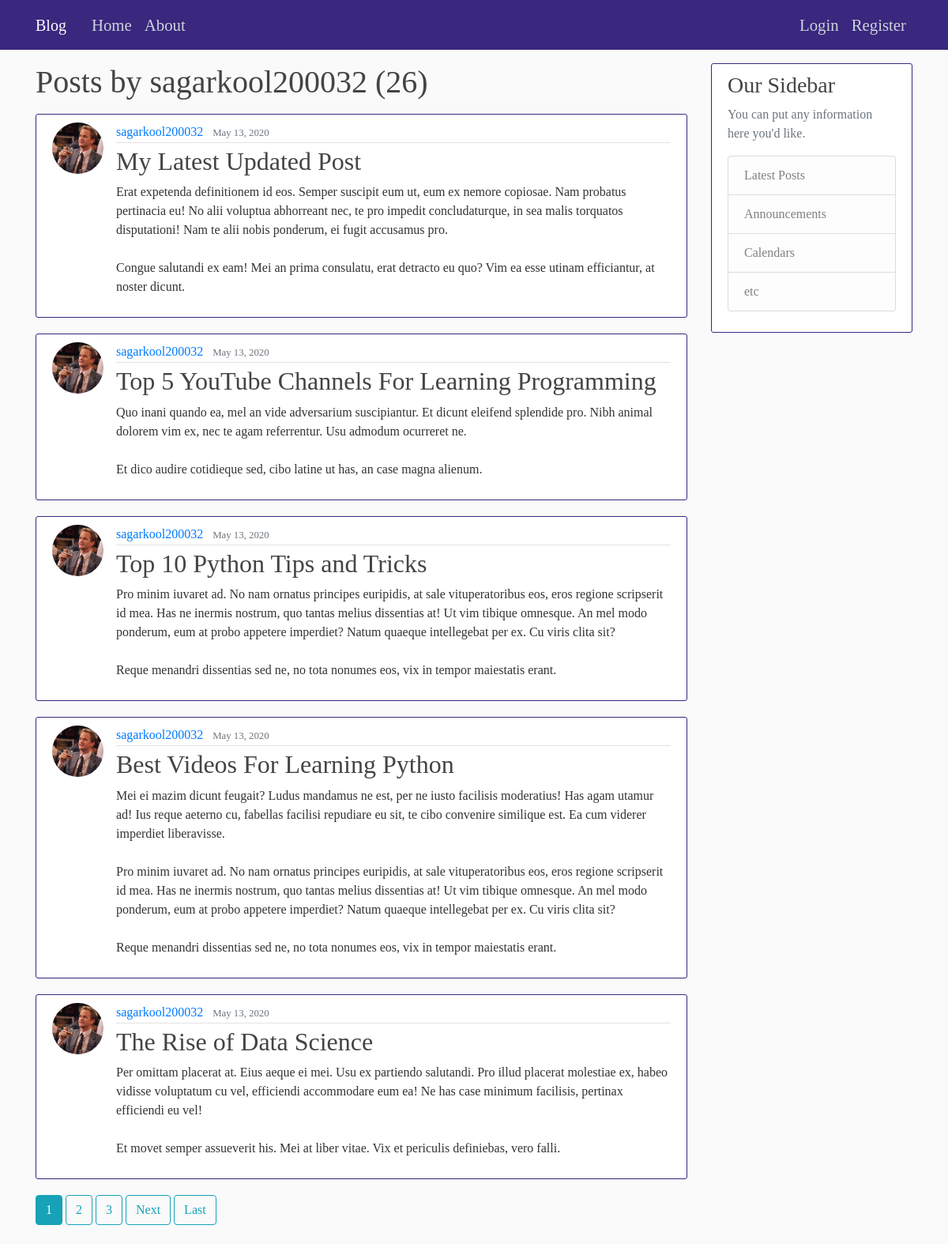
The page /user/sagarkool200032 on the database its author committed.
### blog/models.py (models this page shows, shortened)
class Post(models.Model):
    title = models.CharField(max_length=100)
    content = models.TextField()
    date_posted = models.DateTimeField(default=timezone.now)
    author = models.ForeignKey(User, on_delete=models.CASCADE)

### users/models.py (models this page shows, shortened)
class Profile(models.Model):
    user = models.OneToOneField(User, on_delete=models.CASCADE)
    image = models.ImageField(default='profile_pics/default.jpg', upload_to='profile_pics')

### blog/views.py (the view)
# urls.py: path('user/<str:username>', views.UserPostListView.as_view(), name='user-posts'),
class UserPostListView(ListView):
    model = Post
    template_name = 'blog/user_posts.html'  # <app>/<model>_<viewtype>.html
    context_object_name = 'posts'
    paginate_by = 5
    def get_queryset(self):
        user = get_object_or_404(User, username=self.kwargs.get('username'))
        return Post.objects.filter(author=user).order_by('-date_posted')

### blog/templates/blog/user_posts.html (shortened to what this page needs)
{% extends "blog/base.html" %}
{% block content %}
    <h1 class="mb-3">Posts by {{ view.kwargs.username }} ({{ page_obj.paginator.count }})</h1>
    {% for post in posts %}
        <article class="media content-section">
          <img class="rounded-circle article-img" src="{{ post.author.profile.image.url }}">
          <div class="media-body">
            <div class="article-metadata">
              <a class="mr-2" href="{% url 'user-posts' post.author.username %}">{{ post.author }}</a>
              <small class="text-muted">{{ post.date_posted|date:"F d, Y" }}</small>
            </div>
            <h2><a class="article-title" href="{% url 'post-detail' post.id %}">{{ post.title }}</a></h2>
            <p class="article-content">{{ post.content }}</p>
          </div>
        </article>
    {% endfor %}
    {% if is_paginated %}
      {% for num in page_obj.paginator.page_range %}
        {% if page_obj.number == num %}
          <a class="btn btn-info mb-4" href="?page={{ num }}">{{ num }}</a>
        {% elif num > page_obj.number|add:'-3' and num < page_obj.number|add:'3' %}
          <a class="btn btn-outline-info mb-4" href="?page={{ num }}">{{ num }}</a>
        {% endif %}
      {% endfor %}
      {% if page_obj.has_next %}
        <a class="btn btn-outline-info mb-4" href="?page={{ page_obj.next_page_number }}">Next</a>
        <a class="btn btn-outline-info mb-4" href="?page={{ page_obj.paginator.num_pages }}">Last</a>
      {% endif %}
    {% endif %}
{% endblock content %}

### blog/static/blog/css/main.css (style rules this page uses)
body { background: #fafafa; color: #333333; margin-top: 5rem; font-family: 'EB Garamond', serif; }
h1, h2, h3, h4, h5, h6 { color: #444444; }
.content-section { background: #ffffff; padding: 10px 20px; border: 1px solid #3a277e; border-radius: 3px; margin-bottom: 20px; }
.article-title { color: #444444; }
.article-content { white-space: pre-line; }
.article-img { height: 65px; width: 65px; margin-right: 16px; }
.article-metadata { padding-bottom: 1px; margin-bottom: 4px; border-bottom: 1px solid #e3e3e3 }

### rows shown on the page
Post: author.profile.image (picture), author "sagarkool200032", date_posted "May 13, 2020", title "My Latest Updated Post", content "Erat expetenda definitionem id eos. Semper suscipit eum ut, eum ex nemore copiosae. Nam probatus pertinacia eu! No alii voluptua abhorreant nec, te pro impedit concludaturque, in sea malis torquatos disputationi! Nam te alii nobis ponderum, ei fugit accusamus pro. Congue salutandi ex eam! Mei an prima consulatu, erat detracto eu quo? Vim ea esse utinam efficiantur, at noster dicunt."
Post: author.profile.image (picture), author "sagarkool200032", date_posted "May 13, 2020", title "Top 5 YouTube Channels For Learning Programming", content "Quo inani quando ea, mel an vide adversarium suscipiantur. Et dicunt eleifend splendide pro. Nibh animal dolorem vim ex, nec te agam referrentur. Usu admodum ocurreret ne. Et dico audire cotidieque sed, cibo latine ut has, an case magna alienum."
Post: author.profile.image (picture), author "sagarkool200032", date_posted "May 13, 2020", title "Top 10 Python Tips and Tricks", content "Pro minim iuvaret ad. No nam ornatus principes euripidis, at sale vituperatoribus eos, eros regione scripserit id mea. Has ne inermis nostrum, quo tantas melius dissentias at! Ut vim tibique omnesque. An mel modo ponderum, eum at probo appetere imperdiet? Natum quaeque intellegebat per ex. Cu viris clita sit? Reque menandri dissentias sed ne, no tota nonumes eos, vix in tempor maiestatis erant."
Post: author.profile.image (picture), author "sagarkool200032", date_posted "May 13, 2020", title "Best Videos For Learning Python", content "Mei ei mazim dicunt feugait? Ludus mandamus ne est, per ne iusto facilisis moderatius! Has agam utamur ad! Ius reque aeterno cu, fabellas facilisi repudiare eu sit, te cibo convenire similique est. Ea cum viderer imperdiet liberavisse. Pro minim iuvaret ad. No nam ornatus principes euripidis, at sale vituperatoribus eos, eros regione scripserit id mea. Has ne inermis nostrum, quo tantas melius dissentias at! Ut vim tibique omnesque. An mel modo ponderum, eum at probo appetere imperdiet? Natum quaeque intellegebat per ex. Cu viris clita sit? Reque menandri dissentias sed ne, no tota nonumes eos, vix in tempor maiestatis erant."
Post: author.profile.image (picture), author "sagarkool200032", date_posted "May 13, 2020", title "The Rise of Data Science", content "Per omittam placerat at. Eius aeque ei mei. Usu ex partiendo salutandi. Pro illud placerat molestiae ex, habeo vidisse voluptatum cu vel, efficiendi accommodare eum ea! Ne has case minimum facilisis, pertinax efficiendi eu vel! Et movet semper assueverit his. Mei at liber vitae. Vix et periculis definiebas, vero falli."

### other values the page prints
{{ view.kwargs.username }} "sagarkool200032"
{{ page_obj.paginator.count }} "26"
{{ num }} "1"
{{ num }} "2" "3"
